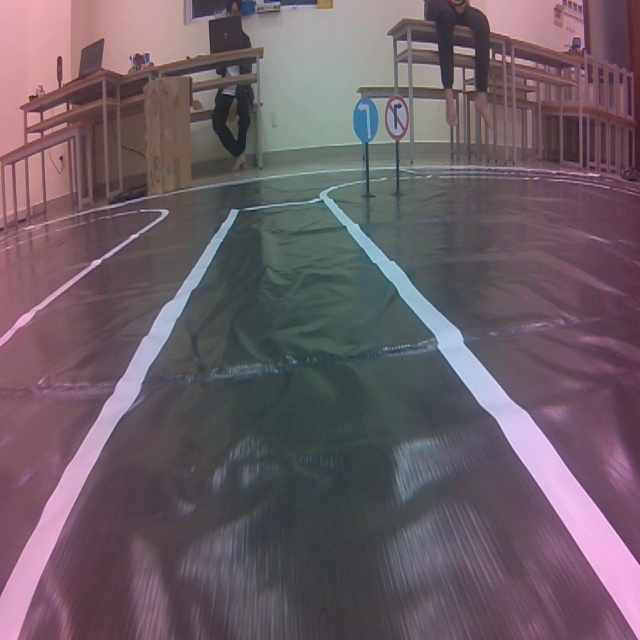
#> input picture test_im/127.jpg, 640 x 640 px; its folder holds only this picture in this run
$ python canny_det.py   (older library calls are emulated)
#> lines starting #> are read from the running program, lines starting #| are printed output that depends on the picture; after the words box and inside, x2 and y2 are one past the last pixel; in counts of white or black regions, pixels touching at a corner belong together
import time
import numpy as np
import os
import cv2
import matplotlib.pyplot as plt

class ImagePreprocessing():
    def get_sobel_image(self, sobel_image, threshold):
        abs_sobel_image = np.absolute(sobel_image)
        scaled_sobelx = np.uint8(255*abs_sobel_image/np.max(abs_sobel_image))
        binary = np.zeros_like(scaled_sobelx)
        binary[(scaled_sobelx >= threshold[0])
                & (scaled_sobelx <= threshold[1])] = 255

        return binary

    def process_image(self, frame):
        frame = cv2.GaussianBlur(frame, (3, 3), 0)
        bgr_image = np.copy(frame)

        bgr_image = self.region_of_interest(bgr_image)
        red_channel = bgr_image[:,:,2]
        hls = np.float64(cv2.cvtColor(bgr_image, cv2.COLOR_BGR2HLS))
        l_channel = hls[:,:,1]

        sobelx = cv2.Sobel(l_channel, cv2.CV_64F, 1, 0, ksize = 3)
        sobely = cv2.Sobel(l_channel, cv2.CV_64F, 0, 1, ksize = 3)

        sxbinary = self.get_sobel_image(sobelx, [25, 255])
        sybinary = self.get_sobel_image(sobely, [110, 250])

        r_binary = np.zeros_like(red_channel)
        r_binary[(red_channel >= 60) & (red_channel <= 255)] = 255
        combined_binary = np.zeros_like(sxbinary)

        grayImg = cv2.cvtColor(bgr_image, cv2.COLOR_BGR2GRAY)
        # _, image_ff = cv2.threshold(grayImg, 0, 255, cv2.THRESH_BINARY | cv2.THRESH_OTSU)
        xy_bin = sxbinary + sybinary
        grayImg[grayImg >= 17] = 255
        adaptive = cv2.adaptiveThreshold(grayImg, 255,\
                            cv2.ADAPTIVE_THRESH_GAUSSIAN_C, cv2.THRESH_BINARY, 41, -50)
        combined_binary[((adaptive == 255) & (sxbinary == 255))
                        | ((sxbinary == 255) & (r_binary == 255))] = 255

        new_combined_binary = combined_binary
        new_combined_binary[((combined_binary == 255) & (adaptive == 255))] = 255
        new_combined_binary = self.region_of_interest(new_combined_binary)

        new_combined_binary = cv2.dilate(new_combined_binary, \
                                np.ones((3, 3), np.uint8))

        new_combined_binary = cv2.erode(new_combined_binary, \
                                np.ones((3,3), np.uint8))


        return new_combined_binary


    def region_of_interest(self, frame):
        height = frame.shape[0]
        width = frame.shape[1]
        mask = np.zeros_like(frame)

        # region_of_interest_vertices = np.array([[   (0, height),
        #                                             (0, height - 50),
        #                                             (0.25 * width, 0.4 * height),
        #                                             (0.65 * width, 0.4 * height),
        #                                             (width, height-50),
        #                                             (width, height)]], np.int32)
        region_of_interest_vertices = np.array([[   (0, height),
                                                    (width, height),
                                                    (width, height - 60),
                                                    (width - 200, 0.42 * height),
                                                    (200, 0.42 * height),
                                                    (0, height - 60),
                                                    (0, height)]], np.int32)
        cv2.fillPoly(mask, region_of_interest_vertices, 255)
        masked_image = cv2.bitwise_and(frame, mask)
        return masked_image

if __name__ == '__main__':
    im_dir = r'test_im'
    save_dir = r'save_im'
    im_pros = ImagePreprocessing()
    for path in os.listdir(im_dir):
        image_path = os.path.join(im_dir, path)
        im = cv2.imread(image_path)
#> im is the input picture: shape (640, 640, 3); mean B, G, R 102.5, 93.9, 108.3
        result = im_pros.process_image(im)
#> in region_of_interest, `masked_image = cv2.bitwise_and(frame, mask)`:
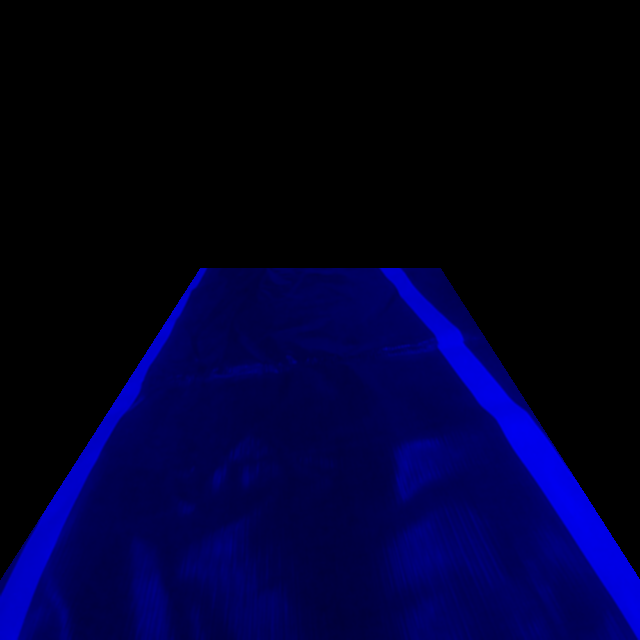
#> masked_image: shape (640, 640, 3); mean of channels 0, 1, 2 42.6, 0, 0; drawn as B, G, R
#> in process_image, `red_channel = bgr_image[:,:,2]`: red_channel: shape (640, 640); every value is 0
#> in process_image, `hls = np.float64(cv2.cvtColor(bgr_image, cv2.COLOR_BGR2HLS))`:
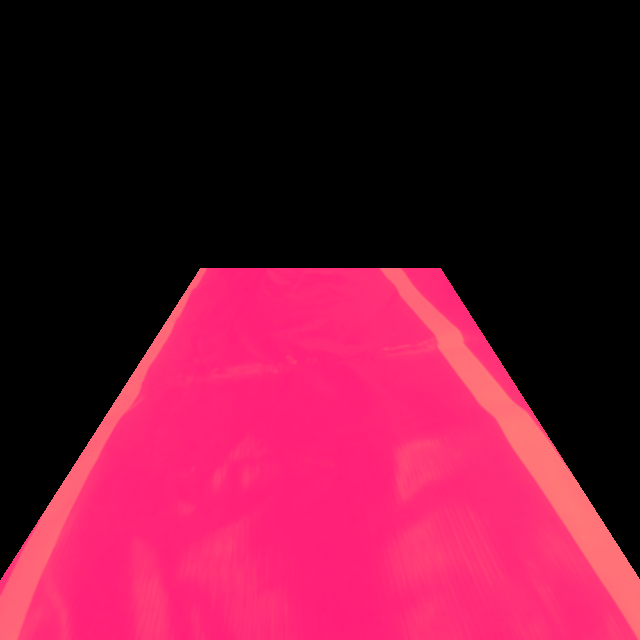
#> hls: shape (640, 640, 3) float64; mean of channels 0, 1, 2 51.5, 21.3, 109.4; drawn as B, G, R
#> in process_image, `l_channel = hls[:,:,1]`:
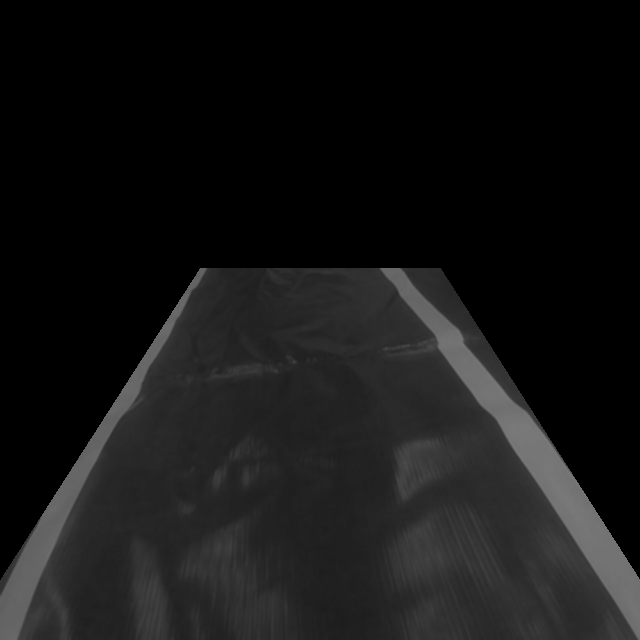
#> l_channel: shape (640, 640) float64; min 0, max 121, mean 21.3
#> in process_image, `sobelx = cv2.Sobel(l_channel, cv2.CV_64F, 1, 0, ksize = 3)`:
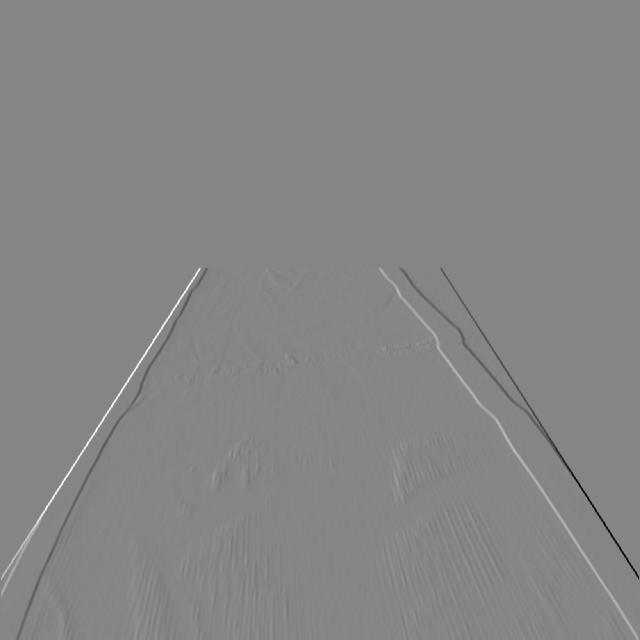
#> sobelx: shape (640, 640) float64; min -468, max 425, mean 0; drawn with min black and max white
#> in process_image, `sobely = cv2.Sobel(l_channel, cv2.CV_64F, 0, 1, ksize = 3)`:
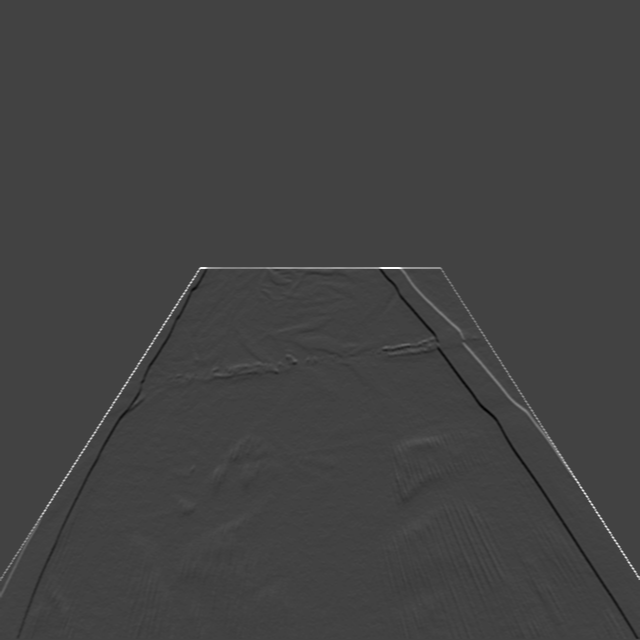
#> sobely: shape (640, 640) float64; min -147, max 418, mean 0.6; drawn with min black and max white
#> in process_image, `sxbinary = self.get_sobel_image(sobelx, [25, 255])`:
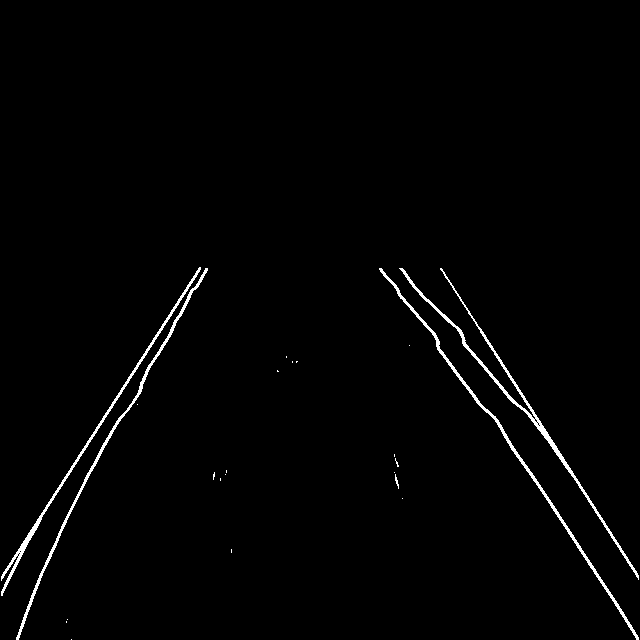
#> sxbinary: shape (640, 640); 1.4% white in thin lines or dots, all inside (x1, y1, x2, y2) = (1, 267, 639, 640)
#> in process_image, `sybinary = self.get_sobel_image(sobely, [110, 250])`: sybinary: shape (640, 640); 0.17% white in thin lines or dots, all inside (x1, y1, x2, y2) = (32, 267, 640, 580)
#> in process_image, `grayImg[grayImg >= 17] = 255`: grayImg: shape (640, 640); min 0, max 255, mean 16
#> in process_image, `adaptive = cv2.adaptiveThreshold(grayImg, 255,\ cv2.ADAPTIVE_THRESH_GA..`: adaptive: shape (640, 640); 2.3% white; 4 white regions (2 under 20 px), largest, box (x1, y1, x2, y2) and area: (380, 268, 640, 640) 4741, (0, 268, 207, 640) 4548
#> in region_of_interest (call 2), `cv2.fillPoly(mask, region_of_interest_vertices, 255)`: mask: shape (640, 640); 42.9% white; 1 white region, box (x1, y1, x2, y2) and area: (0, 268, 640, 640) 175736
#> in region_of_interest (call 2), `masked_image = cv2.bitwise_and(frame, mask)`:
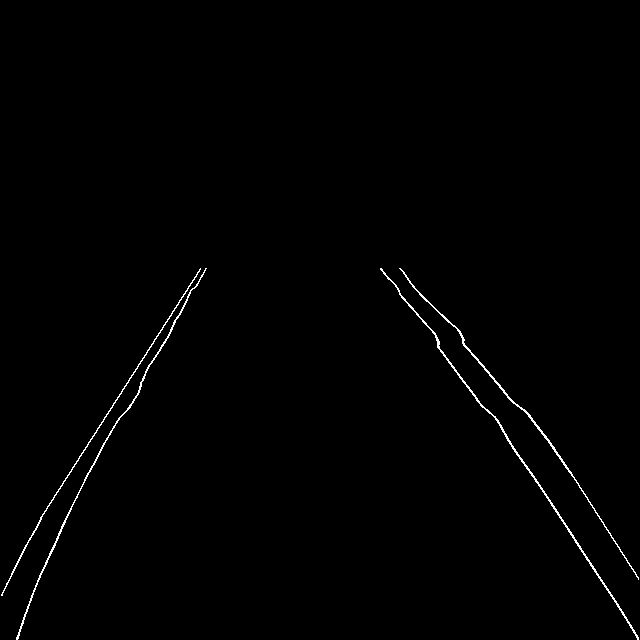
#> frame: shape (640, 640); 0.71% white in thin lines or dots, all inside (x1, y1, x2, y2) = (1, 268, 639, 640)
#> result: shape (640, 640); 0.72% white in thin lines or dots, all inside (x1, y1, x2, y2) = (0, 268, 640, 640)
        # cv2.imshow("result", result)
        # cv2.waitKey(0)
        cv2.imwrite(os.path.join(save_dir, path), result)
        # [4 lines of commented-out code are left out]

$ run again, on test_im/304.jpg
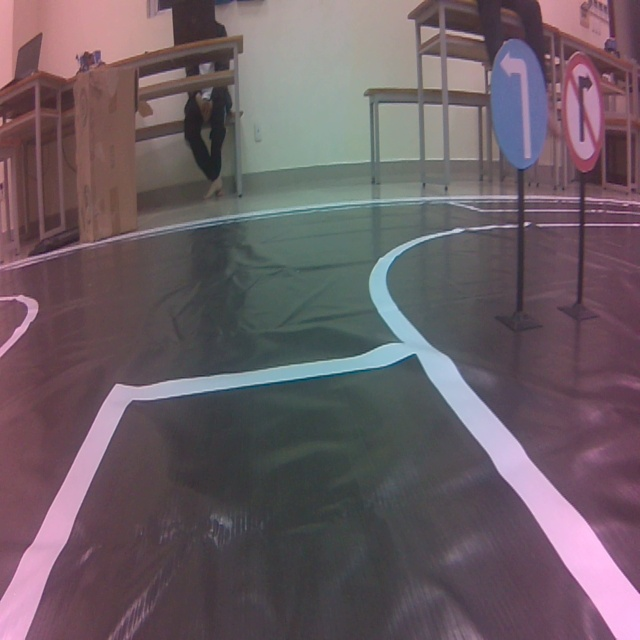
#> input picture test_im/304.jpg, 640 x 640 px
#> im is the input picture: shape (640, 640, 3); mean B, G, R 100.2, 93.3, 107.1
#> red_channel: shape (640, 640); every value is 0
#> in process_image, `sxbinary = self.get_sobel_image(sobelx, [25, 255])`:
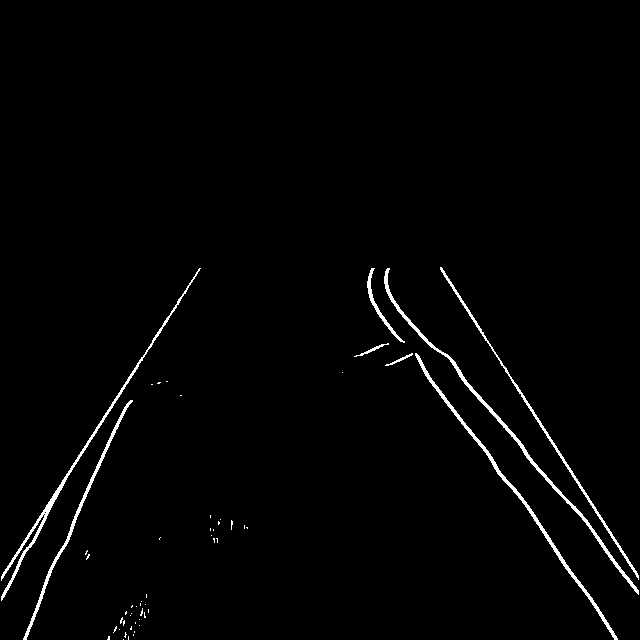
#> sxbinary: shape (640, 640); 1.6% white in thin lines or dots, all inside (x1, y1, x2, y2) = (1, 267, 639, 640)
#> sybinary: shape (640, 640); 0.11% white in thin lines or dots, all inside (x1, y1, x2, y2) = (55, 267, 606, 527)
#> adaptive: shape (640, 640); 2.8% white; 2 white regions, box (x1, y1, x2, y2) and area: (0, 342, 620, 640) 8751, (369, 268, 640, 596) 2748
#> mask: shape (640, 640); 42.9% white; 1 white region, box (x1, y1, x2, y2) and area: (0, 268, 640, 640) 175736
#> in region_of_interest (call 2), `masked_image = cv2.bitwise_and(frame, mask)`:
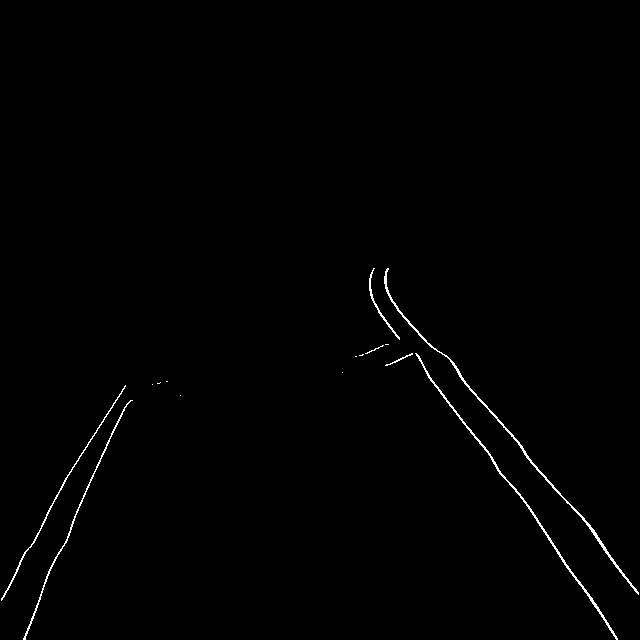
#> frame: shape (640, 640); 0.68% white in thin lines or dots, all inside (x1, y1, x2, y2) = (1, 268, 639, 640)
#> result: shape (640, 640); 0.69% white in thin lines or dots, all inside (x1, y1, x2, y2) = (0, 268, 640, 640)

$ run again, on test_im/45.jpg
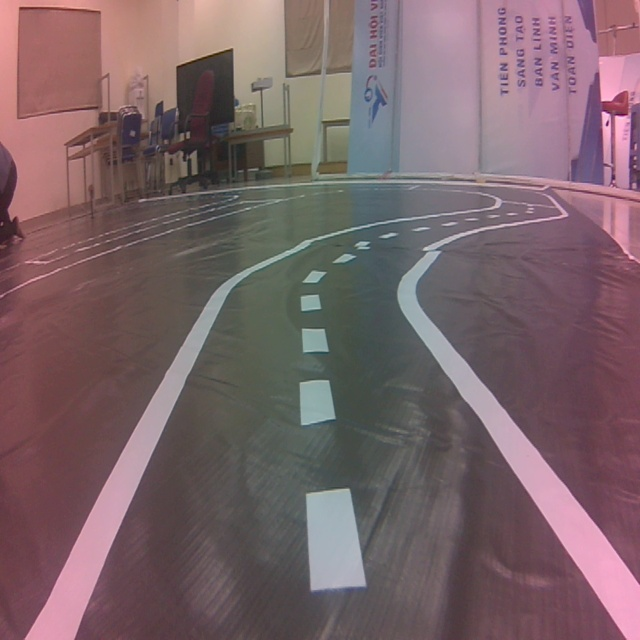
#> input picture test_im/45.jpg, 640 x 640 px
#> im is the input picture: shape (640, 640, 3); mean B, G, R 104.2, 99.9, 121.6
#> red_channel: shape (640, 640); every value is 0
#> in process_image, `sxbinary = self.get_sobel_image(sobelx, [25, 255])`:
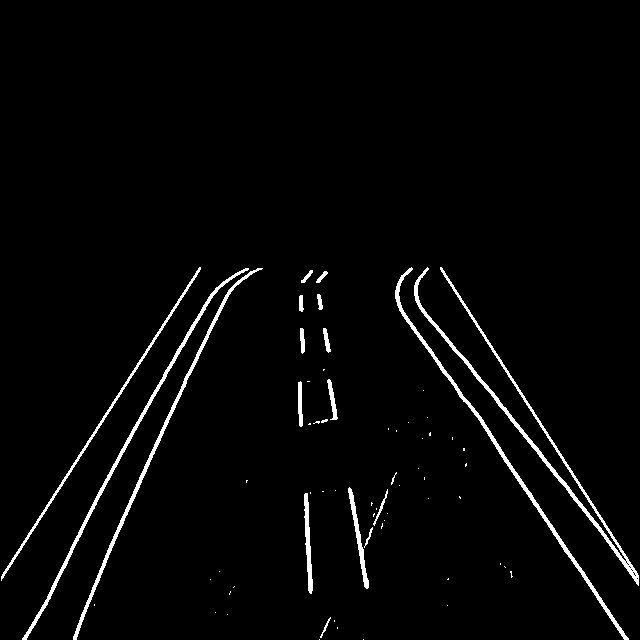
#> sxbinary: shape (640, 640); 2.6% white; 65 white regions (46 under 20 px), largest, box (x1, y1, x2, y2) and area: (414, 267, 639, 586) 2526, (395, 267, 629, 640) 1744, (22, 268, 249, 640) 1587
#> sybinary: shape (640, 640); 0.1% white in thin lines or dots, all inside (x1, y1, x2, y2) = (208, 267, 624, 555)
#> adaptive: shape (640, 640); 3% white; 7 white regions, largest, box (x1, y1, x2, y2) and area: (25, 268, 259, 640) 4660, (398, 268, 640, 640) 4637, (306, 489, 366, 591) 1529
#> mask: shape (640, 640); 42.9% white; 1 white region, box (x1, y1, x2, y2) and area: (0, 268, 640, 640) 175736
#> in region_of_interest (call 2), `masked_image = cv2.bitwise_and(frame, mask)`:
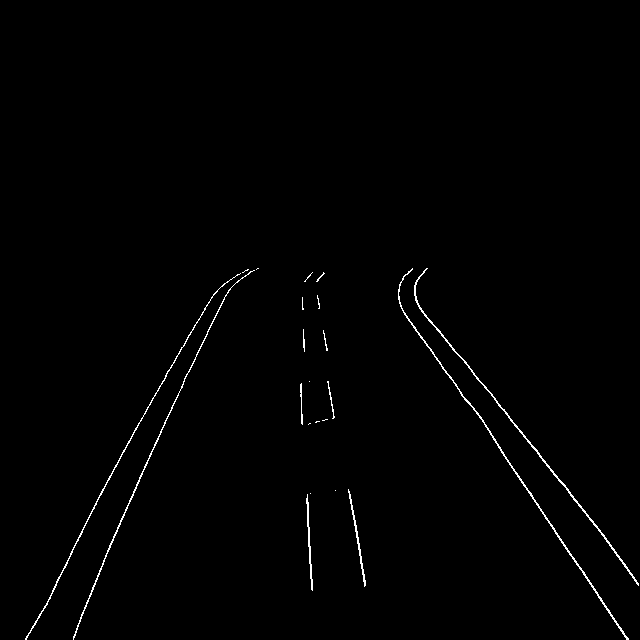
#> frame: shape (640, 640); 0.82% white in thin lines or dots, all inside (x1, y1, x2, y2) = (25, 268, 639, 640)
#> result: shape (640, 640); 0.83% white in thin lines or dots, all inside (x1, y1, x2, y2) = (25, 268, 640, 640)

$ run again, on test_im/63.jpg
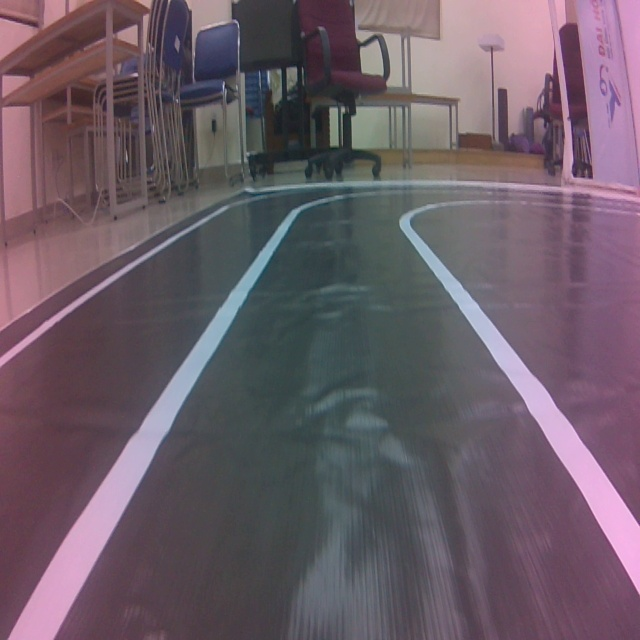
#> input picture test_im/63.jpg, 640 x 640 px
#> im is the input picture: shape (640, 640, 3); mean B, G, R 102.7, 92.2, 106.6
#> red_channel: shape (640, 640); every value is 0
#> sxbinary: shape (640, 640); 1.4% white in thin lines or dots, all inside (x1, y1, x2, y2) = (1, 267, 639, 640)
#> sybinary: shape (640, 640); 0.13% white in thin lines or dots, all inside (x1, y1, x2, y2) = (236, 267, 640, 580)
#> adaptive: shape (640, 640); 1.6% white; 2 white regions, box (x1, y1, x2, y2) and area: (8, 268, 264, 640) 4875, (430, 268, 640, 594) 1718
#> mask: shape (640, 640); 42.9% white; 1 white region, box (x1, y1, x2, y2) and area: (0, 268, 640, 640) 175736
#> `result = im_pros.process_image(im)`:
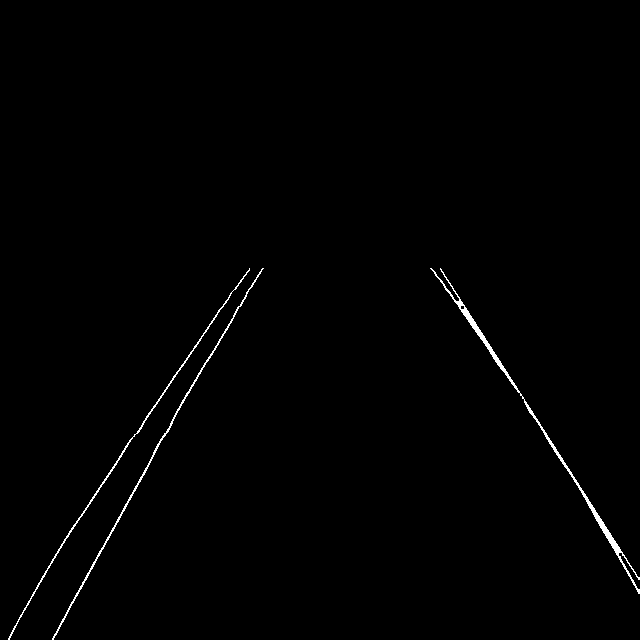
#> result: shape (640, 640); 0.72% white in thin lines or dots, all inside (x1, y1, x2, y2) = (8, 268, 640, 640)
